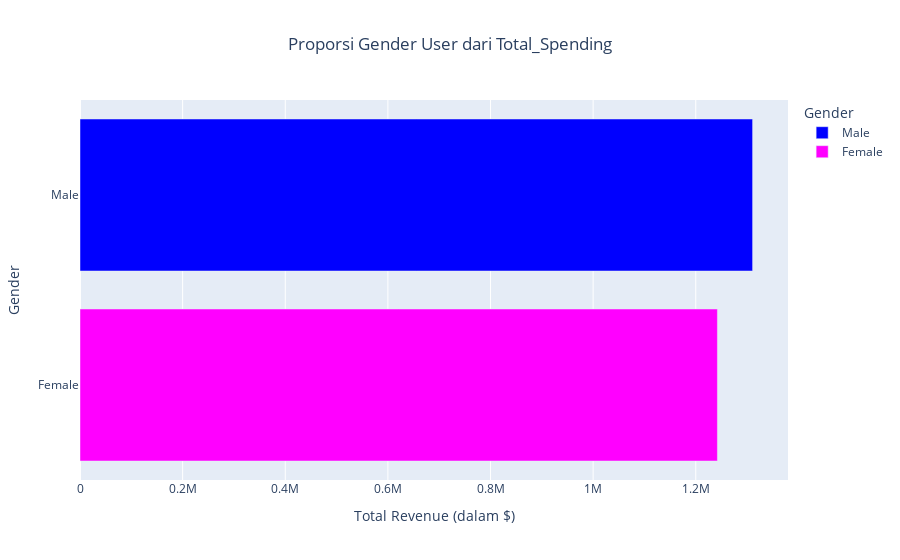

This figure's notebook cell:
### Markdown cell above
Untuk melihat proporsi lokasi gender terhadap total revenue, pertama dilakukan pengelompokkan data gender user dan menghitung revenue yang dihasilkan berdasarkan masing-masing gender, lalu ditampilkan menggunakan diagram pie. Konstruksinya seperti dibawah ini:

### Code cell
# menjumlahkan revenue dari masing-masing gender menggunakan fungsi .groupby() dan .sum() lalu diurutkan berdasarkan revenue tertinggi
gen_barh = data.groupby('Gender')['Total_Spending'].sum().reset_index()
gen_barh = gen_barh.sort_values('Total_Spending', ascending=False)

# menampilkan visualisasi diagram bar plotly menggunakan fungsi px.bar()
fig = px.bar(gen_barh, x='Total_Spending', y='Gender',
             color='Gender',
             color_discrete_sequence=['blue', 'magenta'],
             title='Proporsi Gender User dari Total_Spending',
             orientation='h')

# mengubah judul axis x dan beberapa layout menggunakan fungsi .update_layout()
fig.update_layout(
    xaxis_title='Total Revenue (dalam $)')
fig.update_layout(title_x = 0.5)

# menampilkan diagram
fig.show()

### Figure 1 — Plotly figure (JSON) as saved in the notebook; plotly's stock layout.template omitted (floating-point values rounded to 4 significant figures)
{"data": [{"alignmentgroup": "True", "hovertemplate": "Gender=%{y}<br>Total_Spending=%{x}<extra></extra>", "legendgroup": "Male", "marker": {"color": "blue", "pattern": {"shape": ""}}, "name": "Male", "offsetgroup": "Male", "orientation": "h", "showlegend": true, "textposition": "auto", "type": "bar", "x": [1310769], "xaxis": "x", "y": ["Male"], "yaxis": "y"}, {"alignmentgroup": "True", "hovertemplate": "Gender=%{y}<br>Total_Spending=%{x}<extra></extra>", "legendgroup": "Female", "marker": {"color": "magenta", "pattern": {"shape": ""}}, "name": "Female", "offsetgroup": "Female", "orientation": "h", "showlegend": true, "textposition": "auto", "type": "bar", "x": [1242188], "xaxis": "x", "y": ["Female"], "yaxis": "y"}], "layout": {"barmode": "relative", "legend": {"title": {"text": "Gender"}, "tracegroupgap": 0}, "title": {"text": "Proporsi Gender User dari Total_Spending", "x": 0.5}, "xaxis": {"anchor": "y", "domain": [0, 1], "title": {"text": "Total Revenue (dalam $)"}}, "yaxis": {"anchor": "x", "categoryarray": ["Female", "Male"], "categoryorder": "array", "domain": [0, 1], "title": {"text": "Gender"}}}}
